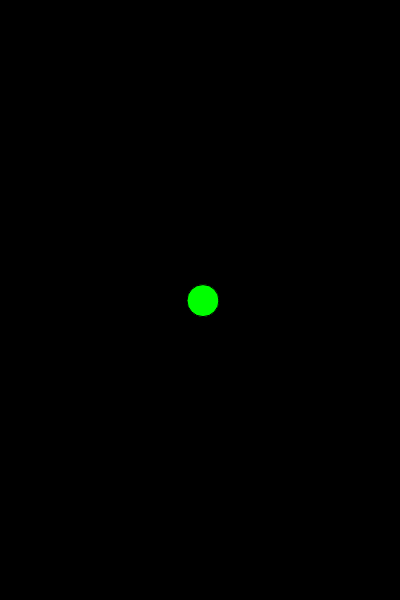
Frame 1 (no input)
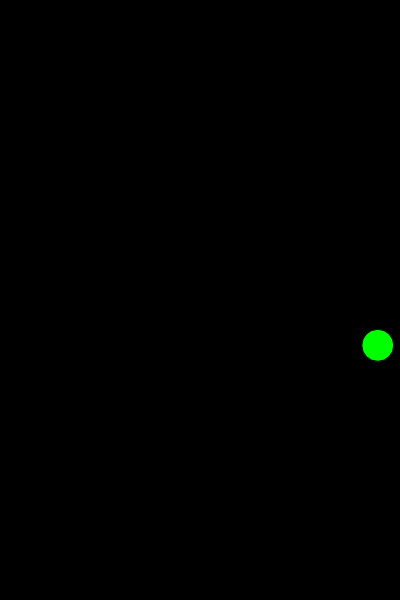
Frame 60 (no input)
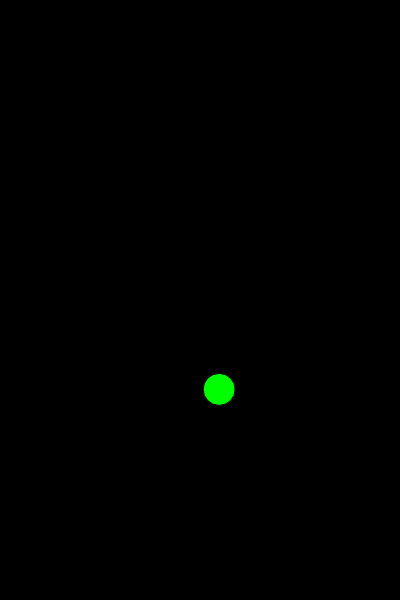
Frame 120 (the mouse pressed at the canvas centre since frame 60)

The p5.js sketch that drew these frames (run headless with seeded random() and noise() and a simulated clock; from frame 60 on, the mouse is pressed at the canvas centre):

// p5.js sketch
// ── sketch.js
/* Daniel Shiffman http://codingtra.in http://patreon.com/codingtrain Code for: https://youtu.be/cXgA1d_E-jY&.
Modificeret til gymnasiebrug af Simon Moe*/


var ball;
var balls = [];


function setup() {
    createCanvas(400, 600);
    ball = new Ball(width/2, height/2, 32, 3);
    balls.push(ball);
}

function draw() {
    background(0);
    // ball.update();
    // ball.show(); 
    for(i=0; i < balls.length; i++){
            balls[i].update();
            balls[i].show();
    }    
}

function keyPressed() {
    //console.log(key);
    if (keyCode === UP_ARROW) {
        console.log("Der hoppes!");
        for(i=0; i < balls.length; i++){
            balls[i].up();
        }
    }
    else if (keyCode === DOWN_ARROW) {
        console.log("Tasten pil-ned er trykket");
        for(i=0; i < balls.length; i++){
            var farve = color(random(255), random(255), random(255),255);
            balls[i].newCol(farve);
            
        } 
    }
}

function mouseClicked(){
    balls.push(new Ball(mouseX, mouseY, random(24, 84), random(-21,12)));
}


/*
OPGAVER I PLENUM 

Vi har nu oprettet et objekt - en bold, som kan hoppe. Men det smukke ved objektorienteret programmering er, at vi relativt let kan oprette flere. Mange flere. 

For at gøre det, skal vi bruge et andet centralt fænomen indenfor programmering: lister - eller på engelsk: arrays.

Start med at oprette en variabel til dit array - det gøres med følgende syntaks:

var balls = [];

De firkantede paranteser fortæller programmet, at variablen er et array - det er ikke altid nødvendigt at udpensle i Javascript, men med arrays er det. 

I setup funktionen bliver der nu lavet en enkelt bold - men vi vil lave mange. Og vi vil gemme dem i vores array: balls.  

Når vi skal oprette nye elementer i et Array kan vi bruge metoden push:

balls.push(new Ball(random(width), 40, 24, random(-2,2)));

Lad os skrive det ind i setup. 

Nu opretter vi ganske vist et array med foreløbig en enkelt bold i - men vi viser dem aldrig og vi opdaterer dem aldrig. Lad os lave en ny løkke i draw() som kalder metoderne update og show på alle de bolde der måtte være i vores Array:

for(i=0; i < balls.lentgh; i++){
    balls[i].update();
    balls[i].show();
}

Skriv for-loopet ind i draw()

_ _ _ _ _ _ _ _

SELVSTÆNDIGE OPGAVER

I koden er de en tom funktion: mouseClicked - den bliver kaldt når musen klikker. Kan du bruge metoden til at pushe nye objekter ind i Arrayet?

Måske kan du også bruge mouseX og mouseY til at oprette dem lige der hvor der klikkes? 

Se om du kan bruge metoden random() til at give dem flere forskellige parametre når du opretter dem i setup - 
https://p5js.org/reference/#/p5/random

-husk at du godt kan bruge random(neg,pos) hvis du vil have boldene til at svinge i forskellige retninger på x-aksen 

Nu skulle der så gerne være en masse forskellige bolde, som har forskellige størrelser og forskellige startpunkter. 

Men de kan ikke hoppe! Lav en ny for-løkke i metoden up(), som får alle boldene til at hoppe når man trykker på mellemrumstasten

_ _ _ _ _ _ _ _

LIDT SVÆRERE OPGAVER

Lige nu hopper små og store bolde lige højt - sådan er det ikke i den virkelige verden. 

Se om du  - ligesom sidst - kan gøre boldens friktion afhængig af dens størrelse i ball.js filen. 

Kan du give boldene farver, så de er blå når de er store og grønne når de er små?

Tip: du kan bruge map() funktionen.

Kan du skrive en for løkke, så der starter med at blive oprettet 100 objekter?

_ _ _ _ _ _ _ _


*/
// ── ball.js
/* Udviklet af Daniel Shiffman - http://patreon.com/codingtrain
Videre modificeret og udviklet til gymnasiebrug af Simon Moe 
*/

function Ball(x, y, size, xspeed) {
    this.y = y;
    this.x = x;
    this.size = size;
    this.col = [0, 255, 0, 255];
    this.xspeed = xspeed;
    
    this.gravity = .6;
    this.velocity = 0;
    this.yfriction = .003;
    this.xfriction = .9996;
    this.lift = 15;

  this.show = function() {
    fill(this.col);
    ellipse(this.x, this.y, this.size, this.size);
  }

  this.update = function() {      
      this.velocity += this.gravity;
      this.velocity *= (1 - this.yfriction);
      this.y += this.velocity;
      
      this.xspeed *= this.xfriction;
      this.x += this.xspeed;
            
      if(this.y > height - this.size/2){
          this.y = height - this.size/2;
          this.velocity = -this.velocity;
      }
      if(this.y <= this.size/2){
          this.y = this.size/2;
          this.velocity = - this.velocity;
      }
      if(this.x > width - this.size/2){
          this.x = width - this.size/2;
          this.xspeed = - this.xspeed;
      }
      if(this.x <= this.size/2){
          this.x = this.size/2;
          this.xspeed = -this.xspeed;
      }
      
  }

  this.up = function() {
      this.velocity -= this.lift;
  }
  
  this.newCol = function(nc) {
      this.col = nc;
  }
 
}

/*



*/
